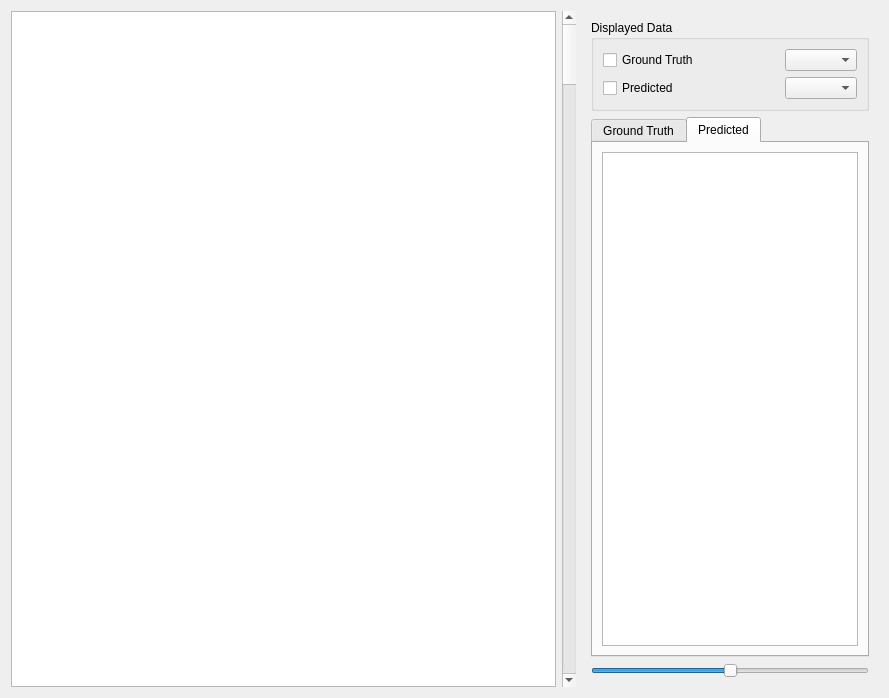
<?xml version="1.0" encoding="UTF-8"?>
<ui version="4.0">
 <class>data_inspection_widget</class>
 <widget class="QWidget" name="data_inspection_widget">
  <property name="geometry">
   <rect>
    <x>0</x>
    <y>0</y>
    <width>889</width>
    <height>698</height>
   </rect>
  </property>
  <property name="sizePolicy">
   <sizepolicy hsizetype="Expanding" vsizetype="Expanding">
    <horstretch>0</horstretch>
    <verstretch>0</verstretch>
   </sizepolicy>
  </property>
  <property name="windowTitle">
   <string>Form</string>
  </property>
  <layout class="QHBoxLayout" name="horizontalLayout">
   <item>
    <layout class="QHBoxLayout" name="main_layout">
     <item>
      <widget class="QGraphicsView" name="image_graphics_view"/>
     </item>
     <item>
      <widget class="QScrollBar" name="image_slider">
       <property name="sizePolicy">
        <sizepolicy hsizetype="Fixed" vsizetype="MinimumExpanding">
         <horstretch>0</horstretch>
         <verstretch>0</verstretch>
        </sizepolicy>
       </property>
       <property name="toolTip">
        <string>Scroll through images</string>
       </property>
       <property name="orientation">
        <enum>Qt::Vertical</enum>
       </property>
       <property name="invertedAppearance">
        <bool>false</bool>
       </property>
      </widget>
     </item>
     <item>
      <widget class="QWidget" name="control_panel_widget" native="true">
       <property name="sizePolicy">
        <sizepolicy hsizetype="Maximum" vsizetype="Preferred">
         <horstretch>0</horstretch>
         <verstretch>0</verstretch>
        </sizepolicy>
       </property>
       <layout class="QVBoxLayout" name="verticalLayout">
        <item>
         <widget class="QGroupBox" name="data_display_groupbox">
          <property name="sizePolicy">
           <sizepolicy hsizetype="Preferred" vsizetype="Preferred">
            <horstretch>0</horstretch>
            <verstretch>0</verstretch>
           </sizepolicy>
          </property>
          <property name="title">
           <string>Displayed Data</string>
          </property>
          <property name="flat">
           <bool>false</bool>
          </property>
          <layout class="QGridLayout" name="gridLayout">
           <item row="0" column="1">
            <widget class="QComboBox" name="ground_truth_combobox">
             <property name="sizePolicy">
              <sizepolicy hsizetype="Maximum" vsizetype="Fixed">
               <horstretch>0</horstretch>
               <verstretch>0</verstretch>
              </sizepolicy>
             </property>
             <property name="toolTip">
              <string>Select ground truth marker</string>
             </property>
            </widget>
           </item>
           <item row="0" column="0">
            <widget class="QCheckBox" name="ground_truth_checkbox">
             <property name="sizePolicy">
              <sizepolicy hsizetype="Preferred" vsizetype="Fixed">
               <horstretch>0</horstretch>
               <verstretch>0</verstretch>
              </sizepolicy>
             </property>
             <property name="toolTip">
              <string>Show ground truth data</string>
             </property>
             <property name="text">
              <string>Ground Truth</string>
             </property>
            </widget>
           </item>
           <item row="1" column="0">
            <widget class="QCheckBox" name="predicted_checkbox">
             <property name="sizePolicy">
              <sizepolicy hsizetype="Preferred" vsizetype="Fixed">
               <horstretch>0</horstretch>
               <verstretch>0</verstretch>
              </sizepolicy>
             </property>
             <property name="toolTip">
              <string>Show predicted data</string>
             </property>
             <property name="text">
              <string>Predicted</string>
             </property>
            </widget>
           </item>
           <item row="1" column="1">
            <widget class="QComboBox" name="predicted_combobox">
             <property name="sizePolicy">
              <sizepolicy hsizetype="Maximum" vsizetype="Fixed">
               <horstretch>0</horstretch>
               <verstretch>0</verstretch>
              </sizepolicy>
             </property>
             <property name="toolTip">
              <string>Select predicted marker</string>
             </property>
            </widget>
           </item>
          </layout>
         </widget>
        </item>
        <item>
         <widget class="QTabWidget" name="table_tab_widget">
          <property name="sizePolicy">
           <sizepolicy hsizetype="Preferred" vsizetype="Expanding">
            <horstretch>0</horstretch>
            <verstretch>0</verstretch>
           </sizepolicy>
          </property>
          <property name="currentIndex">
           <number>1</number>
          </property>
          <widget class="QWidget" name="ground_truth_tab">
           <attribute name="title">
            <string>Ground Truth</string>
           </attribute>
           <layout class="QVBoxLayout" name="verticalLayout_2">
            <item>
             <widget class="QTableView" name="ground_truth_table_view">
              <property name="sizePolicy">
               <sizepolicy hsizetype="Preferred" vsizetype="Expanding">
                <horstretch>0</horstretch>
                <verstretch>0</verstretch>
               </sizepolicy>
              </property>
              <property name="mouseTracking">
               <bool>true</bool>
              </property>
              <property name="editTriggers">
               <set>QAbstractItemView::NoEditTriggers</set>
              </property>
              <property name="selectionMode">
               <enum>QAbstractItemView::ExtendedSelection</enum>
              </property>
              <property name="selectionBehavior">
               <enum>QAbstractItemView::SelectRows</enum>
              </property>
              <attribute name="horizontalHeaderCascadingSectionResizes">
               <bool>false</bool>
              </attribute>
             </widget>
            </item>
           </layout>
          </widget>
          <widget class="QWidget" name="predicted_tab">
           <attribute name="title">
            <string>Predicted</string>
           </attribute>
           <layout class="QVBoxLayout" name="verticalLayout_3">
            <item>
             <widget class="QTableView" name="predicted_table_view">
              <property name="sizePolicy">
               <sizepolicy hsizetype="Preferred" vsizetype="Expanding">
                <horstretch>0</horstretch>
                <verstretch>0</verstretch>
               </sizepolicy>
              </property>
              <property name="editTriggers">
               <set>QAbstractItemView::NoEditTriggers</set>
              </property>
              <property name="selectionBehavior">
               <enum>QAbstractItemView::SelectRows</enum>
              </property>
             </widget>
            </item>
           </layout>
          </widget>
         </widget>
        </item>
        <item>
         <widget class="QSlider" name="probability_slider">
          <property name="toolTip">
           <string>Set probability</string>
          </property>
          <property name="autoFillBackground">
           <bool>false</bool>
          </property>
          <property name="maximum">
           <number>100</number>
          </property>
          <property name="sliderPosition">
           <number>50</number>
          </property>
          <property name="orientation">
           <enum>Qt::Horizontal</enum>
          </property>
          <property name="tickPosition">
           <enum>QSlider::NoTicks</enum>
          </property>
         </widget>
        </item>
       </layout>
      </widget>
     </item>
    </layout>
   </item>
  </layout>
 </widget>
 <resources/>
 <connections>
  <connection>
   <sender>ground_truth_checkbox</sender>
   <signal>stateChanged(int)</signal>
   <receiver>image_graphics_view</receiver>
   <slot>deleteLater()</slot>
   <hints>
    <hint type="sourcelabel">
     <x>659</x>
     <y>56</y>
    </hint>
    <hint type="destinationlabel">
     <x>268</x>
     <y>314</y>
    </hint>
   </hints>
  </connection>
  <connection>
   <sender>predicted_checkbox</sender>
   <signal>stateChanged(int)</signal>
   <receiver>image_graphics_view</receiver>
   <slot>deleteLater()</slot>
   <hints>
    <hint type="sourcelabel">
     <x>659</x>
     <y>89</y>
    </hint>
    <hint type="destinationlabel">
     <x>268</x>
     <y>314</y>
    </hint>
   </hints>
  </connection>
  <connection>
   <sender>ground_truth_table_view</sender>
   <signal>activated(QModelIndex)</signal>
   <receiver>image_graphics_view</receiver>
   <slot>deleteLater()</slot>
   <hints>
    <hint type="sourcelabel">
     <x>700</x>
     <y>362</y>
    </hint>
    <hint type="destinationlabel">
     <x>268</x>
     <y>314</y>
    </hint>
   </hints>
  </connection>
  <connection>
   <sender>predicted_table_view</sender>
   <signal>activated(QModelIndex)</signal>
   <receiver>image_graphics_view</receiver>
   <slot>deleteLater()</slot>
   <hints>
    <hint type="sourcelabel">
     <x>700</x>
     <y>362</y>
    </hint>
    <hint type="destinationlabel">
     <x>268</x>
     <y>314</y>
    </hint>
   </hints>
  </connection>
  <connection>
   <sender>probability_slider</sender>
   <signal>sliderReleased()</signal>
   <receiver>image_graphics_view</receiver>
   <slot>deleteLater()</slot>
   <hints>
    <hint type="sourcelabel">
     <x>700</x>
     <y>596</y>
    </hint>
    <hint type="destinationlabel">
     <x>268</x>
     <y>314</y>
    </hint>
   </hints>
  </connection>
 </connections>
</ui>
